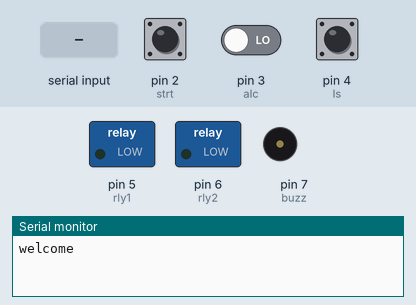
This sketch was run on a simulated Arduino Uno, built with avr-gcc and run on an emulated ATmega328P. Parts: switched loads named in the sketch (green lamp = pin HIGH), buzzer (waves = sounding, pin HIGH), the last lines printed to the serial monitor. The test bench sets the inputs (shaded band); at power-on: pin 2 (strt) HIGH, pin 4 (ls) HIGH, pin 3 (alc) LOW.

Above: at 1.8 s.
1.9 s: pin 2 (strt) pulled LOW for 0.15 s
At 3.1 s:
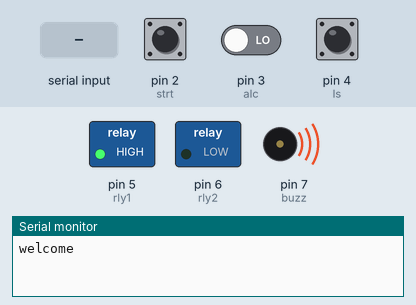
3.5 s: pin 4 (ls) pulled LOW for 0.15 s
At 4.5 s:
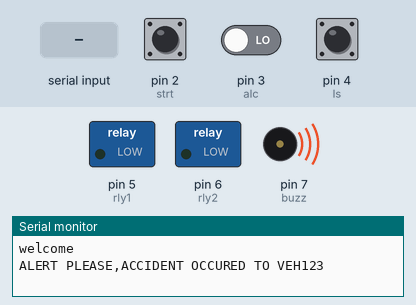
5.1 s: pin 2 (strt) pulled LOW for 1 s
At 5.7 s:
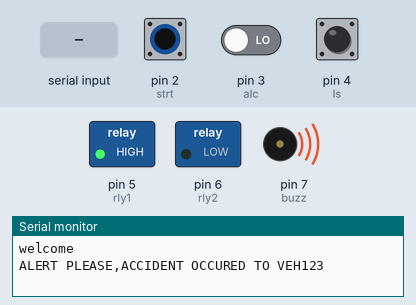
7.6 s: "Z" received over the second serial link
At 8.8 s:
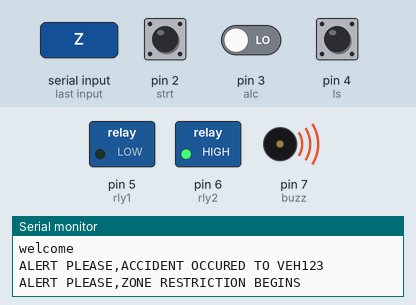
9.1 s: "H" received over the second serial link
At 10.0 s:
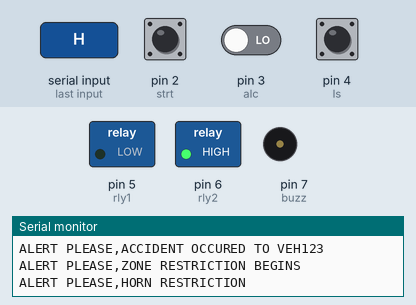
10.6 s: "N" received over the second serial link
At 11.1 s:
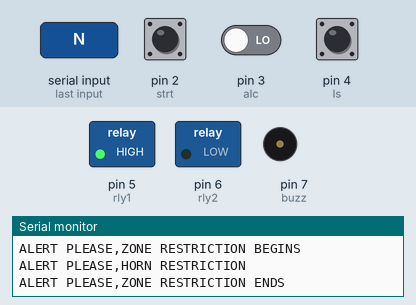
Timing chart, 0 to 13.1 s (numbered marks = the images above; inputs shaded):
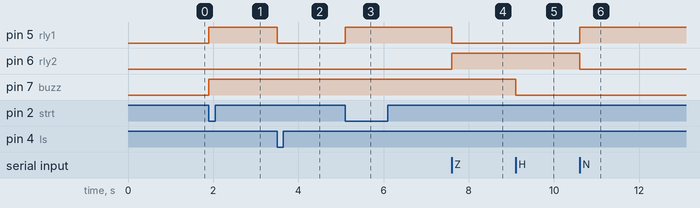

The sketch:

Travolution_modified_final.ino
```cpp
#include <SoftwareSerial.h>
SoftwareSerial mySerial(8, 9); // RX, TX
const int strt=2;
const int alc=3;
const int ls=4;
const int rly1=5;
const int rly2=6;
const int buzz=7;
char x=0;
void setup()
{
  pinMode(strt,INPUT);
  pinMode(alc,INPUT);
  pinMode(ls,INPUT);
  pinMode(rly1,OUTPUT);
  pinMode(rly2,OUTPUT);
  pinMode(buzz,OUTPUT);
  Serial.begin(9600);
  mySerial.begin(1200);
  Serial.println("welcome \n");
  digitalWrite(strt,HIGH);
  digitalWrite(ls,HIGH);
  digitalWrite(rly1,LOW);
  digitalWrite(rly2,LOW);
  digitalWrite(buzz,LOW);
  delay(1000);
  agn:
  if(digitalRead(strt)==HIGH)
  {
  if(digitalRead(alc)==HIGH)
  {
  goto agn;
  }
  goto agn;
  }
  digitalWrite(rly1,HIGH);
  digitalWrite(rly2,LOW);
  digitalWrite(buzz,HIGH);
}
void loop()
{
home:
  if(digitalRead(alc)==HIGH)
  {
  digitalWrite(rly1,LOW);
  digitalWrite(rly2,LOW);
wait:
  if(digitalRead(strt)==HIGH)
  {
  goto wait;
  }
  digitalWrite(rly1,HIGH);
  digitalWrite(rly2,LOW);
  goto home;
  }
  if(digitalRead(ls)==LOW)
  {
  digitalWrite(rly1,LOW);
  digitalWrite(rly2,LOW);
  Serial.println("ALERT PLEASE,ACCIDENT OCCURED TO VEH123\n");
  goto wait;
  }
 chk:
  if(mySerial.available()>0)  // Send data only when you receive data:
  {
    x = mySerial.read();      //Read the incoming data and store it into variable data
    if(x == 'Z')
    {
  digitalWrite(rly1,LOW);
  digitalWrite(rly2,HIGH);
  Serial.println("ALERT PLEASE,ZONE RESTRICTION BEGINS\n");
  mySerial.end();
  delay(1000);
  mySerial.begin(1200);
  goto home;
    }
    if(x == 'N')
    {
  digitalWrite(rly1,HIGH);
  digitalWrite(rly2,LOW);
  Serial.println("ALERT PLEASE,ZONE RESTRICTION ENDS\n");
  mySerial.end();
  delay(1000);
  mySerial.begin(1200);
  goto home;
    }
    if(x == 'H')
    {
  digitalWrite(buzz,LOW);
  Serial.println("ALERT PLEASE,HORN RESTRICTION\n");
  mySerial.end();
  delay(1000);
  mySerial.begin(1200);
  goto chk;
    }

  }

}
```

Measured:
- after the input at 1.9 s, pin 5 (rly1), pin 7 (buzz): LOW → HIGH at once
- after the input at 3.5 s, pin 5 (rly1): HIGH → LOW at once
- after the input at 5.1 s, pin 5 (rly1): LOW → HIGH at once
- after the input at 7.6 s, pin 5 (rly1): HIGH → LOW at once; pin 6 (rly2): LOW → HIGH at once
- after the input at 9.1 s, pin 7 (buzz): HIGH → LOW at once
- after the input at 10.6 s, pin 5 (rly1): LOW → HIGH at once; pin 6 (rly2): HIGH → LOW at once
